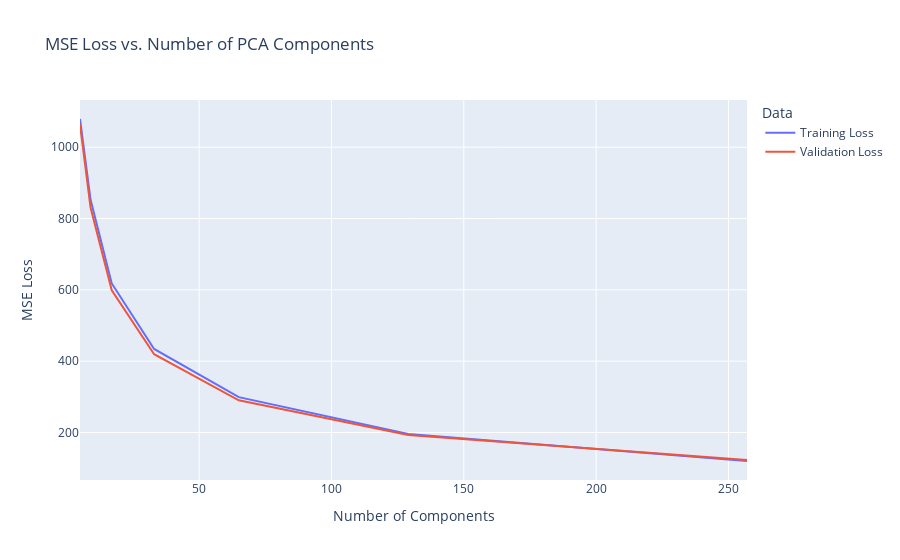

Notebook code for this chart:
### Code cell
# Plot MSE loss
fig_loss = px.line(
    df_loss, 
    x='Number of Components', 
    y=['Training Loss', 'Validation Loss'], 
    title='MSE Loss vs. Number of PCA Components',
    labels={'value': 'MSE Loss', 'variable': 'Data'}
)

fig_loss.show()

### Figure 1 — Plotly figure (JSON) as saved in the notebook; plotly's stock layout.template omitted (floating-point values rounded to 4 significant figures)
{"data": [{"hovertemplate": "Data=Training Loss<br>Number of Components=%{x}<br>MSE Loss=%{y}<extra></extra>", "legendgroup": "Training Loss", "line": {"color": "#636efa", "dash": "solid"}, "marker": {"symbol": "circle"}, "mode": "lines", "name": "Training Loss", "orientation": "v", "showlegend": true, "type": "scatter", "x": [5, 9, 17, 33, 65, 129, 257], "xaxis": "x", "y": [1079.0, 852.6, 617.9, 434.2, 299.1, 195.6, 120.0], "yaxis": "y"}, {"hovertemplate": "Data=Validation Loss<br>Number of Components=%{x}<br>MSE Loss=%{y}<extra></extra>", "legendgroup": "Validation Loss", "line": {"color": "#EF553B", "dash": "solid"}, "marker": {"symbol": "circle"}, "mode": "lines", "name": "Validation Loss", "orientation": "v", "showlegend": true, "type": "scatter", "x": [5, 9, 17, 33, 65, 129, 257], "xaxis": "x", "y": [1064.0, 830.3, 598.8, 419.4, 290.1, 192.8, 122.9], "yaxis": "y"}], "layout": {"legend": {"title": {"text": "Data"}, "tracegroupgap": 0}, "title": {"text": "MSE Loss vs. Number of PCA Components"}, "xaxis": {"anchor": "y", "domain": [0, 1], "title": {"text": "Number of Components"}}, "yaxis": {"anchor": "x", "domain": [0, 1], "title": {"text": "MSE Loss"}}}}
